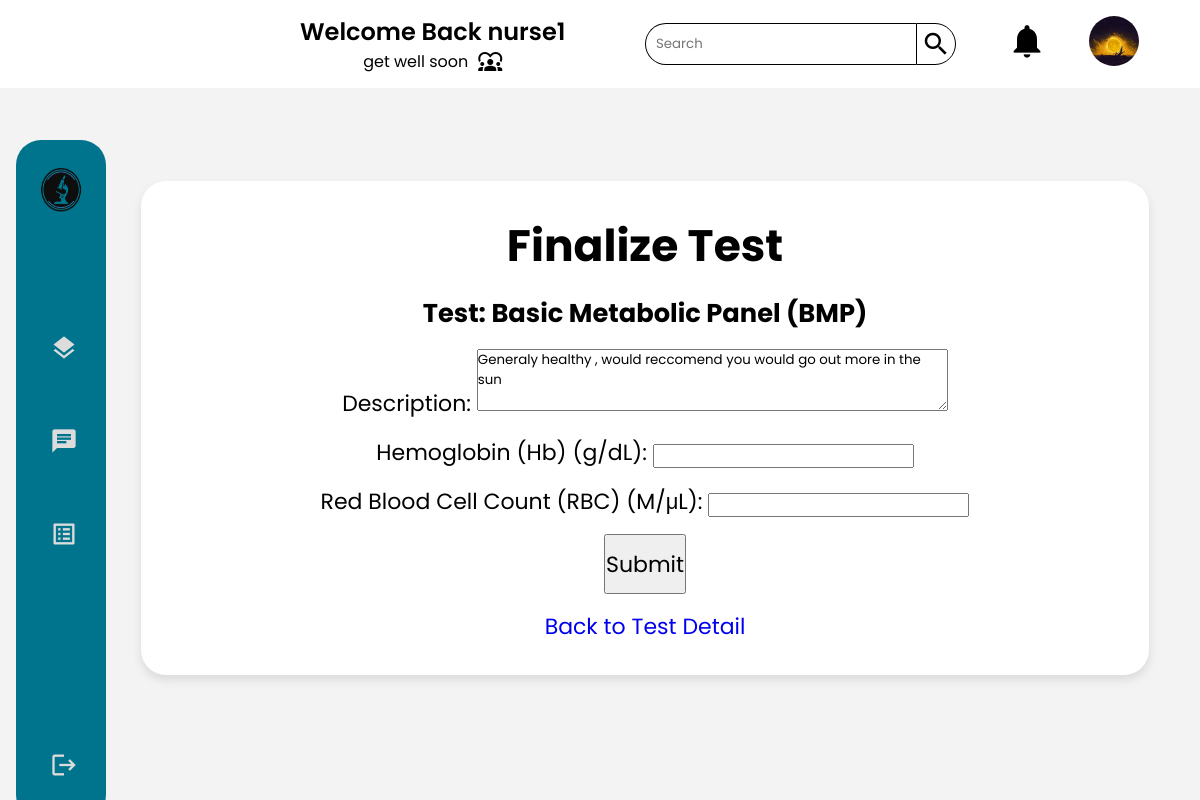
The page /nurse/requests/3/tests/3/finalize/ (signed in) on the database its author committed.
### nurse/models.py (models this page shows, shortened)
class Nurse(models.Model):
    GENDERS =[
        ('M','Male'),
        ('F','Female')
    ]
    user = models.OneToOneField(User, primary_key = True, on_delete=models.CASCADE)
    phone_number = models.CharField(max_length=10,validators=[phone_regex])
    gender = models.CharField(max_length = 1 ,choices = GENDERS)
    address = models.CharField(max_length=50)
    profile_pic = models.ImageField(default="default.png", upload_to="profile_pics")
    date_of_birth = models.DateField(default='2003-03-08')
    class Meta():
        db_table = 'auth_nurse'

### main_home/models.py (models this page shows, shortened)
class Test(models.Model):
    test_offered = models.ForeignKey(TestOffered,on_delete=models.CASCADE)
    components = models.ManyToManyField(Component)
    value = models.CharField(max_length=100,blank=True,null=True)
    description = models.CharField(max_length=500, null=True, blank=True)
    confirmed = models.BooleanField(default=False)
    class Meta:
            db_table = 'test'
            verbose_name_plural = 'Tests Preformed'

class TestOffered(models.Model):
    name = models.CharField(max_length=50,unique=True)
    price = models.DecimalField(max_digits=10, decimal_places=2)
    class Meta:
        db_table = 'test_offered'
        verbose_name_plural = 'Offered Tests'

### nurse/views.py (the view)
# urls.py: path("requests/<int:analysis_request_id>/tests/<int:test_id>/finalize/",views.request_test_finalize,name="request_test_finalize"),
@login_required
@permission_required('nurse.view_nurse', raise_exception=True)
def request_test_finalize(request, analysis_request_id, test_id):
    test = get_object_or_404(Test, id=test_id)
    if request.method == 'POST':
        form = TestFinalizeForm(request.POST, instance=test)
        if form.is_valid():
            form.save()  # Save the form data
            test.confirmed = True  # Mark the test as confirmed
            test.save()
            return redirect('request_test_detail', analysis_request_id=analysis_request_id, test_id=test_id)
    else:
        form = TestFinalizeForm(instance=test)
    context = {
        'form': form,
        'analysis_request_id': analysis_request_id,
        'test': test,
    }
    return render(request,'nurse/request/test/request_test_finalize.html', context)

### nurse/forms.py (shortened to what this page needs)
class TestFinalizeForm(forms.ModelForm):
    description = forms.CharField(widget=forms.Textarea(attrs={'rows': 3}))
    class Meta:
        model = Test
        fields = ['description']
    def __init__(self, *args, **kwargs):
        super().__init__(*args, **kwargs)
        for component in self.instance.components.all():
            field_name = f"component_{component.id}"
            label = f"{component.info.name} ({component.info.unit})"
            self.fields[field_name] = forms.FloatField(label=label)

### nurse/templates/nurse/request/test/request_test_finalize.html (shortened to what this page needs)
{% extends 'nurse/nurse.html' %}
{% load static %}
{% block main %}
<div class="Container">
    <h1>Finalize Test</h1>
    <h3>Test: {{ test.test_offered.name }}</h3>
    <form method="post">
        {{ form.as_p }}
        <button type="submit">Submit</button>
    </form>
    <a href="{% url 'request_test_detail' analysis_request_id=analysis_request_id test_id=test.id %}">Back to Test Detail</a>
</div>
{% endblock main %}

### main_home/templates/main_home/actors_base.html (shortened to what this page needs)
{% extends 'main_home/base.html' %}
{% load static %}
{% block css %}
        <link rel="stylesheet" href="{% static 'css/actors.css' %}" />
{% endblock css %}
{% block content %}
    <div class="container">
        <header>
            <div class="wlc">
                <h1>Welcome Back {{user.username}}</h1>
                <p>get well soon  <span class="material-icons">diversity_1</span></p>
            </div>
            <div class="Left">
                <div class="search">
                    <input type="text" class="searchTerm" placeholder="Search">
                    <button type="submit" class="searchButton">
                        <span class="material-icons">
                        </span>
                    </button>
                </div>
                <ul class="DROPS">
                    {% if user.groups.first.name == 'client' %}
                    <li><a href="#"><span class="material-icons">notifications</span></a></li>
                    <li><a onclick="showElement()"><img class="profile-pic" alt="profile_pic" src="{{ user.client.profile_pic.url }}"></img></a>
                    <ul id="myElement">
                    <a href="{% url 'profile_update' %}" class="drop-down"><li><span class="material-icons">person</span>Profile</li></a>
                    <a href="{% url 'profile_settings' %}" class="drop-down"><li><span class="material-icons">settings</span>Settings</li></a>
                    <a href="{% url 'profile_help' %}" class="drop-down"><li><span class="material-icons">help</span>Help</li></a>
                    <a href="{% url 'profile_contact' %}" class="drop-down"><li><span class="material-icons">call</span>Contact us</li></a>
                    {% elif user.groups.first.name == 'nurse' %}
                    <li><a href="#"><span class="material-icons">notifications</span></a></li>
                    <li><a onclick="showElement()"><img class="profile-pic" alt="profile_pic" src="{{ user.nurse.profile_pic.url }}"></img></a>
                    {% endif %}
                        </li>
                    </ul>
                </div>
        </header>
        <div class="Main">
            {% block main %}{% endblock main %}
        </div>
    </div>
    <nav>
        <a class="logo" href="{% url user.groups.first.name %}">
            <img alt="brave lab logo" src="{% static 'img/logo.png' %}">
            <span class="nav-item">Brave Lab</span>
        </a>
        <ul>
            {% block sidebar %}{% endblock sidebar %}
            <li class="end">
                <a href='{% url 'logout' %}'>
                    <span class="material-icons emoji">logout</span>
                </a>
            </li>
        </ul>
    </nav>
{% endblock content %}

### static/css/actors.css (style rules this page uses)
* { font-family: 'Poppins', sans-serif; margin: 0; padding: 0; }
body { background-color: #f3f3f3; }
.container { text-align: center; float: right; width: 100%; height: 90vh; }
header { height: 11%; background-color: rgb(255, 255, 255); display: flex; align-items: center; justify-content: space-between; position: fixed; top: 0; left: 0; right: 0; z-index: 1; }
.wlc { margin-left: 300px; }
.wlc h1 { font-size: 1.5rem; }
.wlc p { display: flex; align-items: center; justify-content: center; gap: 10px; }
.Left { float: right; margin: 40px; display: flex; align-items: center; flex-direction: row; justify-content: space-between; gap: 30px; }
.DROPS { display: flex; align-items: center; justify-content: center; flex-direction: row; }
.DROPS a { width: 40px; height: 40px; padding: 50px; text-decoration: none; color: black; padding: 1px; }
.DROPS li { padding: 20px; list-style: none; }
.DROPS li span { font-size: 40px; }
.search { width: 100%; position: relative; display: flex; }
.search span { font-size: 30px; }
.searchTerm { width: 250px; border: 1px solid rgb(0, 0, 0); border-right: none; padding: 10px; height: 20px; border-radius: 25px 0 0 25px; outline: none; color: #267ca6; }
.searchButton { background-color: white; display: flex; align-items: center; text-align: center; color: rgb(0, 0, 0); cursor: pointer; padding: 4px; font-size: 20px; border: solid 1px rgb(0, 0, 0); border-radius: 0px 25px 25px 0px; }
nav { margin: 1rem; position: absolute; top: 0; bottom: 0; left: 0; height: 85vh; margin-top: 140px; background-color: #00748c; width: 90px; border-radius: 25px; overflow: hidden; transition: width 0.2s linear; box-shadow: 0 20px 35px rgb(0, 0, 0), 0.1; }
.logo { position: absolute; top: 8px; left: 3px; text-align: center; display: flex; transition: all 0.5s ease; margin: 10px 0 0 10px; }
.logo img { width: 45px; height: 45px; }
.logo span { font-weight: bold; padding-left: 15px; font-size: 18px; text-transform: uppercase; }
nav a { position: relative; color: gainsboro; font-size: 18px; display: table; width: 300px; padding: 10px; }
nav .material-icons { position: relative; width: 70px; height: 40px; top: 14px; font-size: 28px !important; text-align: center; }
nav ul { margin-top: 160px; }
.nav-item { position: relative; top: 5px; margin-left: 10px; }
nav ul li { transition: 0.5s; margin: 3px; width: auto; }
.end { position: absolute; bottom: 10px; }
nav ul li a { padding: 20px 10px; }
nav ul li::after { content: ''; display: block; position: relative; left: 0; width: 5px; height: 100%; background-color: rgb(0, 0, 0); }
.Main { height: 89%; }
header { position: fixed; top: 0; left: 0; right: 0; z-index: 1; }
nav { position: fixed; left: 0; overflow-y: auto; z-index: 1; }
.Main { margin-top: 9%; margin-left: 90px; display: flex; justify-content: center; align-items: center; }
.profile-pic { width: 50px; height: 50px; border-radius: 50%; cursor: pointer; object-fit: cover; }
header h1 { font-weight: 600; }
a { text-decoration: none; }
.Container { margin: auto; width: 85%; border-radius: 25px; display: flex; align-items: center; justify-content: end; flex-direction: column; background-color: white; padding: 2rem; }
nav a { height: 50px; }
.end { width: 97%; }
.Container { box-shadow: 0 5px 10px rgba(0,0,0,0.1); }

### main_home/templates/main_home/page_css_dev.html (style rules this page uses)
.Container { display:flex; flex-direction:column; align-items:center; justify-content:center; gap:1rem; font-size:22px; }
form { display:flex; flex-direction:column; align-items:center; justify-content:center; gap:1rem; font-size:22px; }
form button { width:auto; height:60px; font-size:22px; }
ul { list-style-type: none }

### rows shown on the page
Test: test_offered.name "Basic Metabolic Panel (BMP)", description "Generaly healthy , would reccomend you would go out more in the sun"

### other values the page prints
{{ user.username }} "nurse1"
